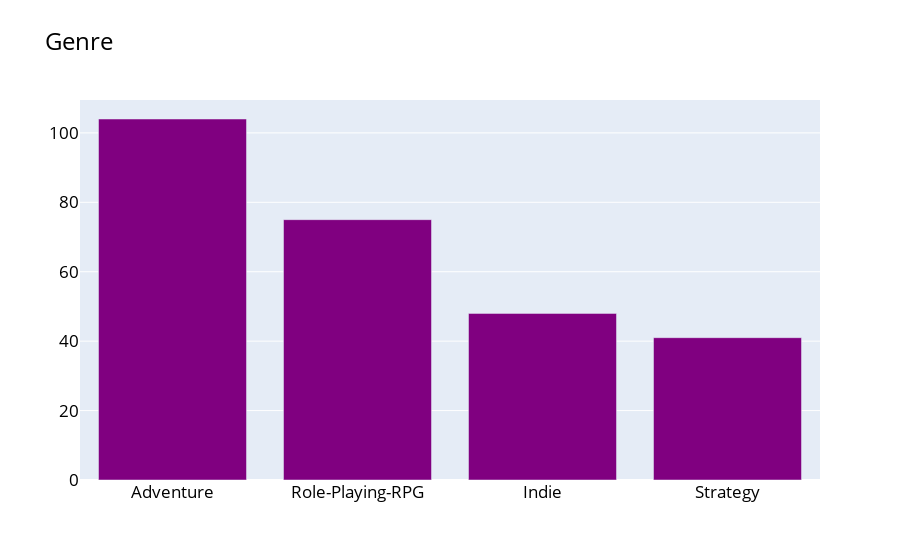

Notebook source saved alongside this figure:
### Markdown cell above
## Question 2- What is the most common genre in games that are `subperb` (the highest rating)

### Code cell
ex.genres_bar()

### Figure 1 — Plotly figure (JSON) as saved in the notebook; plotly's stock layout.template omitted (floating-point values rounded to 4 significant figures)
{"data": [{"marker": {"color": ["purple", "purple", "purple", "purple", "purple"]}, "type": "bar", "x": ["Adventure", "Role-Playing-RPG", "Indie", "Strategy"], "y": [104, 75, 48, 41]}], "layout": {"font": {"color": "black", "size": 17}, "title": {"text": "Genre"}}}
